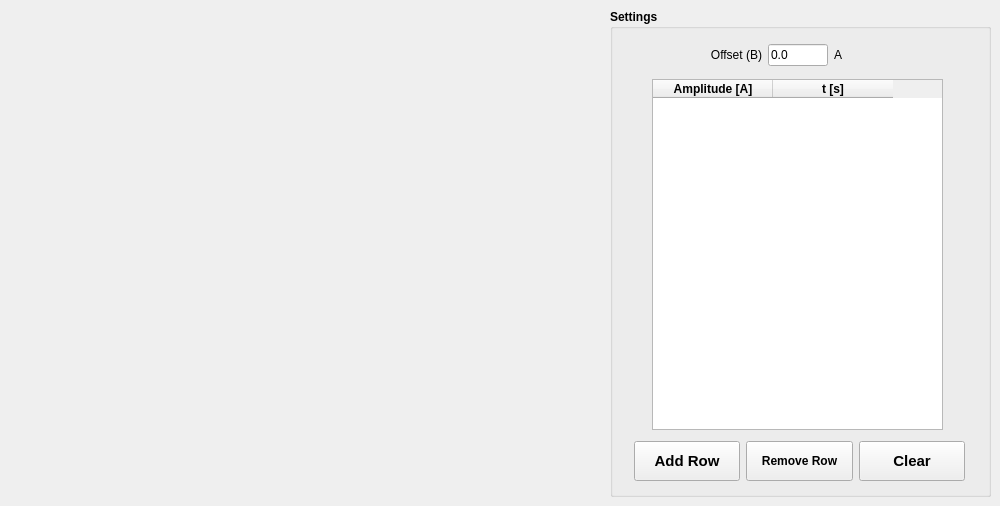
            <widget class="QWidget" name="tab_dtrapezoidal">
             <attribute name="title">
              <string>Damped Trapezoidal</string>
             </attribute>
             <widget class="QGroupBox" name="groupBox_21">
              <property name="geometry">
               <rect>
                <x>610</x>
                <y>9</y>
                <width>381</width>
                <height>488</height>
               </rect>
              </property>
              <property name="font">
               <font>
                <weight>75</weight>
                <bold>true</bold>
               </font>
              </property>
              <property name="title">
               <string>Settings</string>
              </property>
              <widget class="QTableWidget" name="tbl_dtrapezoidal">
               <property name="geometry">
                <rect>
                 <x>42</x>
                 <y>70</y>
                 <width>291</width>
                 <height>351</height>
                </rect>
               </property>
               <attribute name="horizontalHeaderDefaultSectionSize">
                <number>120</number>
               </attribute>
               <attribute name="horizontalHeaderMinimumSectionSize">
                <number>100</number>
               </attribute>
               <column>
                <property name="text">
                 <string>Amplitude [A]</string>
                </property>
               </column>
               <column>
                <property name="text">
                 <string>t [s]</string>
                </property>
               </column>
              </widget>
              <widget class="QWidget" name="layoutWidget">
               <property name="geometry">
                <rect>
                 <x>100</x>
                 <y>32</y>
                 <width>158</width>
                 <height>28</height>
                </rect>
               </property>
               <layout class="QHBoxLayout" name="horizontalLayout_8">
                <item>
                 <widget class="QLabel" name="label_127">
                  <property name="font">
                   <font>
                    <weight>50</weight>
                    <bold>false</bold>
                   </font>
                  </property>
                  <property name="text">
                   <string>Offset (B)</string>
                  </property>
                  <property name="alignment">
                   <set>Qt::AlignRight|Qt::AlignTrailing|Qt::AlignVCenter</set>
                  </property>
                 </widget>
                </item>
                <item>
                 <widget class="QLineEdit" name="le_dtrapezoidal_offset">
                  <property name="minimumSize">
                   <size>
                    <width>60</width>
                    <height>0</height>
                   </size>
                  </property>
                  <property name="maximumSize">
                   <size>
                    <width>50</width>
                    <height>16777215</height>
                   </size>
                  </property>
                  <property name="font">
                   <font>
                    <weight>50</weight>
                    <bold>false</bold>
                   </font>
                  </property>
                  <property name="text">
                   <string>0.0</string>
                  </property>
                 </widget>
                </item>
                <item>
                 <widget class="QLabel" name="label_128">
                  <property name="font">
                   <font>
                    <weight>50</weight>
                    <bold>false</bold>
                   </font>
                  </property>
                  <property name="text">
                   <string>A</string>
                  </property>
                 </widget>
                </item>
               </layout>
              </widget>
              <widget class="QWidget" name="layoutWidget">
               <property name="geometry">
                <rect>
                 <x>24</x>
                 <y>431</y>
                 <width>331</width>
                 <height>42</height>
                </rect>
               </property>
               <layout class="QHBoxLayout" name="horizontalLayout_9">
                <item>
                 <widget class="QPushButton" name="pb_dtrapezoidal_add_row">
                  <property name="minimumSize">
                   <size>
                    <width>0</width>
                    <height>40</height>
                   </size>
                  </property>
                  <property name="font">
                   <font>
                    <pointsize>11</pointsize>
                   </font>
                  </property>
                  <property name="text">
                   <string>Add Row</string>
                  </property>
                  <property name="icon">
                   <iconset>
                    <normaloff>../../resources/img/plus.svg</normaloff>../../resources/img/plus.svg</iconset>
                  </property>
                  <property name="iconSize">
                   <size>
                    <width>24</width>
                    <height>24</height>
                   </size>
                  </property>
                 </widget>
                </item>
                <item>
                 <widget class="QPushButton" name="pb_dtrapezoidal_remove_row">
                  <property name="minimumSize">
                   <size>
                    <width>0</width>
                    <height>40</height>
                   </size>
                  </property>
                  <property name="text">
                   <string>Remove Row</string>
                  </property>
                  <property name="icon">
                   <iconset>
                    <normaloff>../../resources/img/minus.svg</normaloff>../../resources/img/minus.svg</iconset>
                  </property>
                  <property name="iconSize">
                   <size>
                    <width>24</width>
                    <height>24</height>
                   </size>
                  </property>
                 </widget>
                </item>
                <item>
                 <widget class="QPushButton" name="pb_dtrapezoidal_clear_table">
                  <property name="minimumSize">
                   <size>
                    <width>0</width>
                    <height>40</height>
                   </size>
                  </property>
                  <property name="font">
                   <font>
                    <pointsize>11</pointsize>
                   </font>
                  </property>
                  <property name="text">
                   <string>Clear</string>
                  </property>
                  <property name="icon">
                   <iconset>
                    <normaloff>../../resources/img/clear.svg</normaloff>../../resources/img/clear.svg</iconset>
                  </property>
                  <property name="iconSize">
                   <size>
                    <width>24</width>
                    <height>24</height>
                   </size>
                  </property>
                 </widget>
                </item>
               </layout>
              </widget>
             </widget>
             <widget class="QLabel" name="label_64">
              <property name="geometry">
               <rect>
                <x>9</x>
                <y>9</y>
                <width>591</width>
                <height>488</height>
               </rect>
              </property>
              <property name="text">
               <string/>
              </property>
              <property name="pixmap">
               <pixmap>../../resources/img/trapezoidal.png</pixmap>
              </property>
              <property name="scaledContents">
               <bool>true</bool>
              </property>
             </widget>
            </widget>
